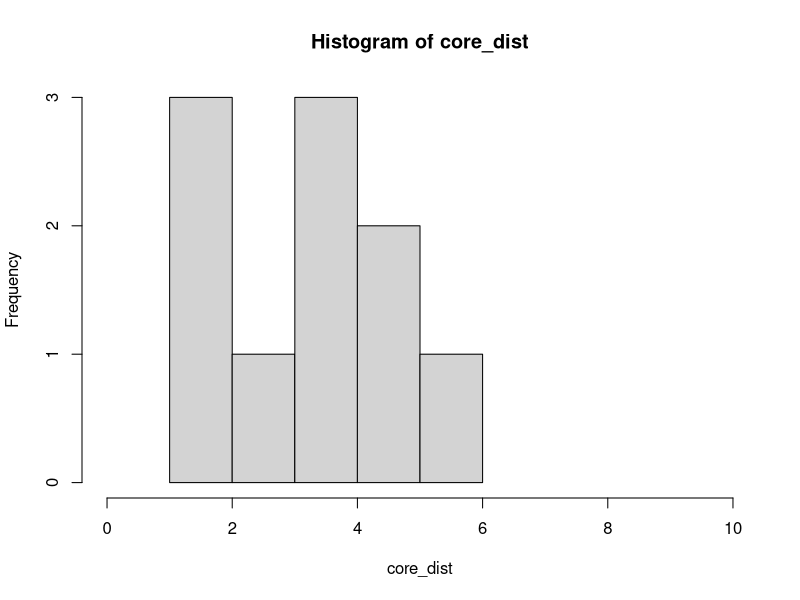
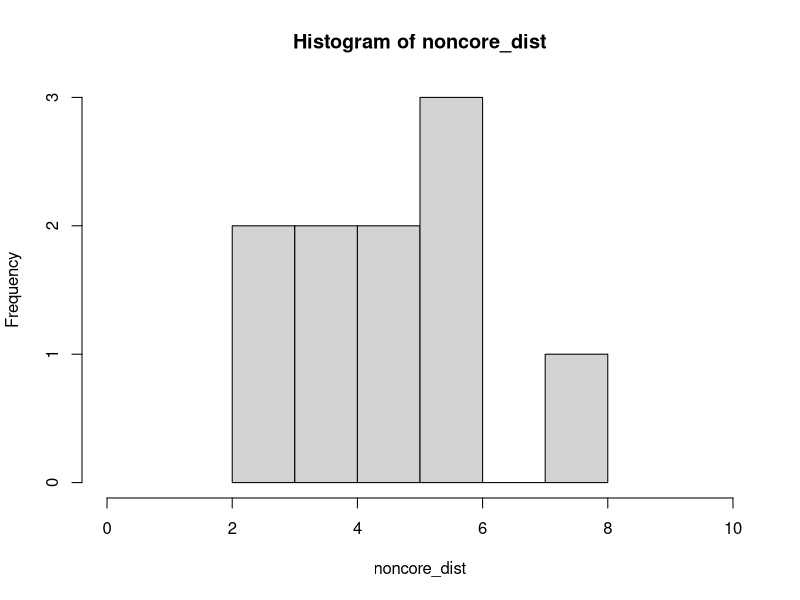

Here is the R script that generated these plots, in order:
# GOALS - 
# 1. CALCULATE PAIRWISE SINGLE NUCLEOTIDE VARIANT (SNV) DISTANCES 
# BETWEEN A SET OF GENOMES
# 2. UNDERSTAND THE INNER-WORKINGS OF BUILT-IN FUNCTION DIST.DNA AND THE
# ARGUMENT PAIRWISE.DELETION
# 3. FOR LOOPS AND APPLY STATEMENTS 

# READ IN NECESSARY LIBRARIES 
library(ape)

# CREATE A TOY DNA BIN OBJECT ----
dna_matrix = matrix(c('a', 'c', 'c', 't', 'g', 'a', 't', 't', 'g', 'a',
                      'a', 't', '-', 't', 'g', 't', 'a', 'a', 't', 't', 
                      't', 'c', 'c', 'a', 'n', 'a', 't', 't', 'g', 'a',
                      'a', 'c', 't', 't', 'c', 't', 't', 'a', 't', 'n',
                      't', 'n', 't', 'a', 'n', 'a', 'a', 'a', 'g', 't'), 
                    ncol = 10, nrow = 5, byrow = TRUE)
row.names(dna_matrix) = c('samp1', 'samp2', 'samp3', 'samp4', 'samp5')
dna = as.DNAbin(dna_matrix) 

# DNA BINS CAN sorta BE TREATED LIKE MATRICES ----
# Where the rows are samples and the columns are positions 

# Shows an overview of the sample 
# Notice, the dash isn't counted 
dna[2,]

# Shows the sample as a character string 
as.character(dna[2,])

# GET PAIRWISE DISTANCE USING APE FUNCTION DIST.DNA ----
# Core: Among *all* samples, gets rid of any position where at least 1 sample has an N or - 
# Total number of bases is the same across all samples 
core_pw_dist = dist.dna(dna, pairwise.deletion = FALSE, model = 'N', as.matrix = TRUE)

# Look at the matrix
core_pw_dist

# The matrix is symmetric, so just get the lower half, ignore the diagonal 
core_dist = core_pw_dist[lower.tri(core_pw_dist, diag = FALSE)]

# Noncore: Among *each pair* of samples, gets rid of any position where at least 1 sample has an N or - 
# Total number of bases considered varies per pair
noncore_pw_dist = dist.dna(dna, pairwise.deletion = TRUE, model = 'N', as.matrix = TRUE)

noncore_dist = noncore_pw_dist[lower.tri(noncore_pw_dist, diag = FALSE)]

# COMPARE WITH A HISTOGRAM 
hist(core_dist, xlim = c(0,10))
hist(noncore_dist, xlim = c(0,10))

# SUBSET TO CORE POSITIONS ----
dna_mat = as.character(dna) # when referring to the letters, n, or dash, should convert to a character! 


# FOR LOOP INTRO ----
# for (iterator in vector_of_things){
#   do / store something
# }

# initialize storage 
contains_n_or_dash = rep(0, ncol(dna_mat))

dna_mat[,2] 
dna_mat[,2] == 'n'
sum(dna_mat[,2] == 'n')

for (pos in 1:ncol(dna_mat)){
  num_n_or_dash_across_samp = sum(dna_mat[,pos] == 'n' | dna_mat[,pos] == '-')
  contains_n_or_dash[pos] = num_n_or_dash_across_samp
}

# vectorized, faster way
contains_n_or_dash_v2 = colSums(dna_mat == 'n' | dna_mat == '-')

# subset positions to where there are no Ns or -s! 
dna_core = dna_mat[,contains_n_or_dash == 0]

# WRITE YOUR OWN PAIRWISE DISTANCE CALCULATOR ---- 
# HINTS! 
# Initialize a matrix of 0s with rows and columns being the number of samples (pairwise comparisons)
# pw_dist = matrix()
# We need to compare each set of samples, so we need 2 iterators...e.g. 2 for loops! 

# for (i in ){
#   for(j in ){
#     # compare 2 samples with logical operator 
#     
      # store in your pw_dist matrix 
#   }
# }

pw_dist = matrix(0, nrow = nrow(dna_core), ncol = nrow(dna_core))
for (i in 1:nrow(dna_core)){
  for (j in 1:nrow(dna_core)){
    
    snvs = sum(dna_core[i,] != dna_core[j,])
    pw_dist[i,j] = snvs
  }}

# check that your for loops matches the result of dist.dna!
sum(pw_dist != core_pw_dist)


# DO IT THE APPLY WAY ----
# when you compare a matrix to a vector, it will go column-wise  
dna_core = t(dna_core)
apply(dna_core, 2, function(samp){
  colSums(dna_core != samp)
})

# this doesnt work correcly! 
dna_core = t(dna_core)
apply(dna_core, 1, function(samp){
  rowSums(dna_core != samp)
})


# WRITE YOUR OWN PAIRWISE DISTANCE CALCULATOR ---- 
# Initialize pairwise distance matrix 
pw_dist = matrix(0, nrow = nrow(dna), ncol = nrow(dna))
for (i in 1:nrow(dna)){
  for (j in 1:nrow(dna)){
    
    # convert to character string 
    dna_1 = as.vector(as.character(dna[i,]))
    dna_2 = as.vector(as.character(dna[j,]))
    
    # get core positions for the sample 
    to_keep = !(dna_1 %in% c('n', '-') | dna_2 %in% c('n', '-')) 
    
    # subset to core positions per sample 
    dna_1 = dna_1[to_keep]
    dna_2 = dna_2[to_keep]
    
    # get snv distances 
    snvs = sum(dna_1 != dna_2)
    pw_dist[i,j] = snvs
  }
}









